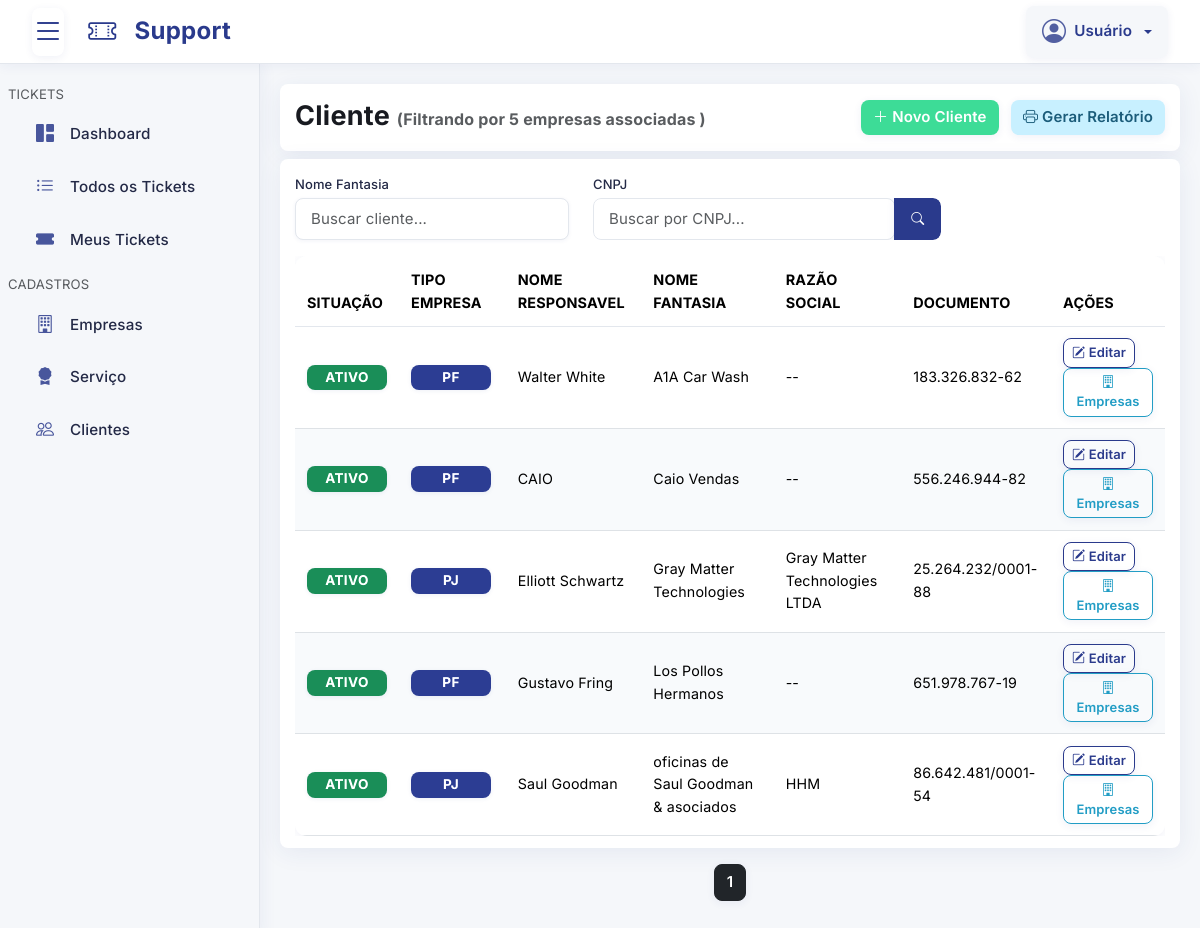
The page /pages/cliente/index.php on the database as committed earlier.
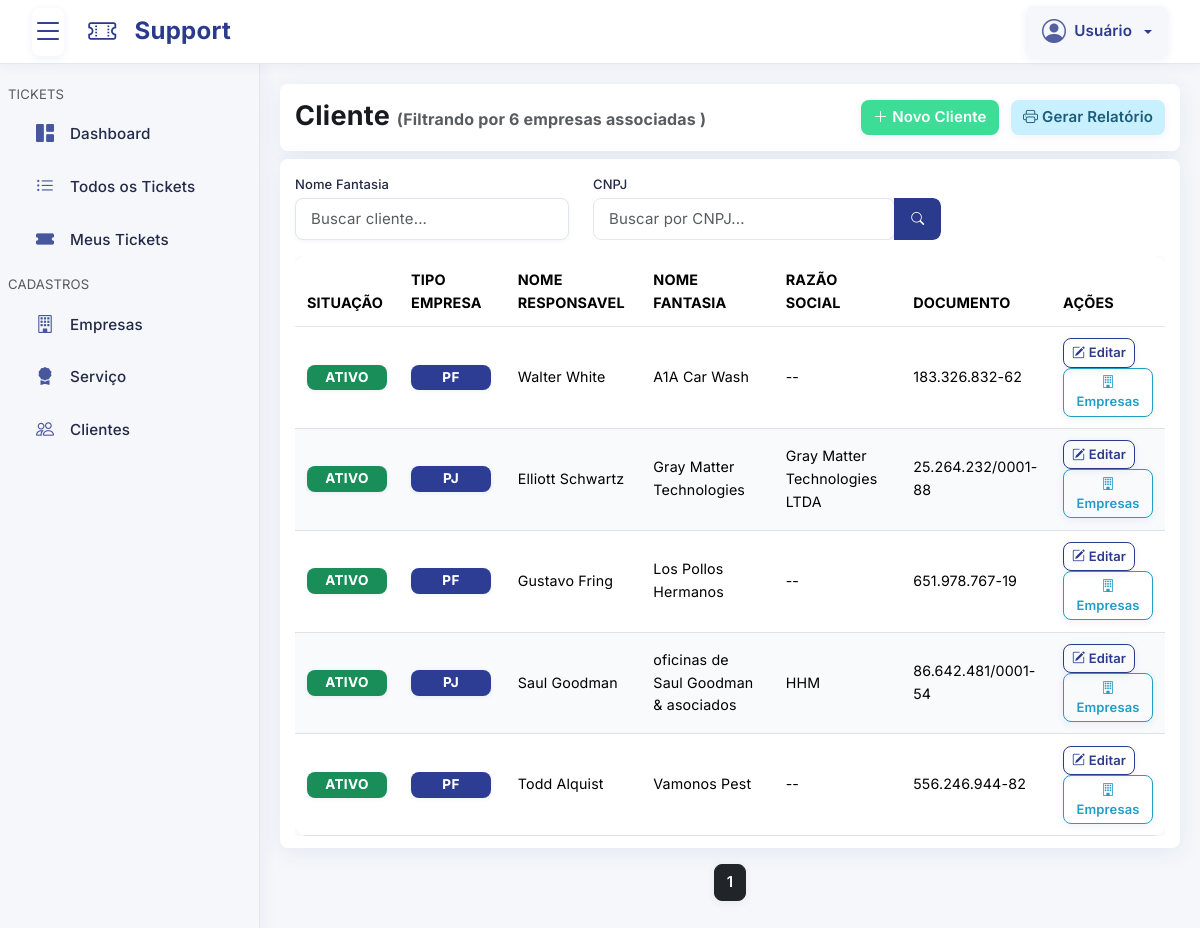
The same page on the database as committed later.
### tables this page shows
CREATE TABLE `cliente` (
  `id` int NOT NULL,
  `usuario_id` int NOT NULL,
  `tipo` varchar(255) NOT NULL DEFAULT 'CNPJ' COMMENT 'CNPJ ou CPF',
  `documento` varchar(255) NOT NULL COMMENT 'xx.xxx.xxx/xxxx-xx ou xxx.xxx.xxx-xx',
  `razao_social` varchar(255) DEFAULT NULL,
  `nome_fantasia` varchar(255) NOT NULL,
  `telefone` varchar(20) NOT NULL COMMENT 'Formato: (XX) X XXXX-XXXX',
  `email` varchar(255) DEFAULT NULL,
  `responsavel_nome` varchar(255) NOT NULL,
  `responsavel_email` varchar(255) DEFAULT NULL,
  `responsavel_telefone` varchar(20) NOT NULL COMMENT 'Formato: (XX) X XXXX-XXXX',
  `responsavel_documento` varchar(18) NOT NULL COMMENT 'CPF: XXX.XXX.XXX-XX ou RG',
  `cep` varchar(10) DEFAULT NULL COMMENT 'Formato: XXXXX-XXX',
  `cidade` varchar(255) DEFAULT NULL,
  `estado` varchar(255) DEFAULT NULL,
  `pais` varchar(255) DEFAULT NULL,
  `endereco` varchar(255) DEFAULT NULL,
  `numero` varchar(50) DEFAULT NULL,
  `bairro` varchar(255) DEFAULT NULL,
  `situacao` tinyint(1) NOT NULL DEFAULT '1' COMMENT '0 = INATIVO ou 1 = ATIVO',
  `cadastrado` timestamp NULL DEFAULT CURRENT_TIMESTAMP,
  `alterado` timestamp NULL DEFAULT CURRENT_TIMESTAMP ON UPDATE CURRENT_TIMESTAMP
);

### config/Database.php (called while the page is built, shortened)
<?php
class Database
{
    private $host = "tcc-db-phpmyadmin.a5b4kx.easypanel.host";
    private $dbName = "support-ticket-manager";
    private $username = "alvino";
    private $password = "WQDThX9tbD";
    private $charset = "utf8mb4";
    private $pdo;
    private function connect()
    {
        $dsn = "mysql:host={$this->host};port=3306;dbname={$this->dbName};charset={$this->charset}";
        try {
            $this->pdo = new PDO(
                $dsn,
                $this->username,
                $this->password,
                array(PDO::MYSQL_ATTR_INIT_COMMAND => "SET NAMES utf8")
            );
            $this->pdo->setAttribute(PDO::ATTR_ERRMODE, PDO::ERRMODE_EXCEPTION);
            $this->pdo->setAttribute(PDO::ATTR_DEFAULT_FETCH_MODE, PDO::FETCH_ASSOC);
        } catch (PDOException $e) {
            $this->error = $e->getMessage();
            die("Erro ao conectar ao banco de dados: {$this->error}");
        }
    }
    public function getConnection()
    {
        try {
            return $this->pdo;
        } catch (PDOException $e) {
            $this->error = $e->getMessage();
            die("Erro ao conectar ao banco de dados: {$this->error}");
        }
    }
}

### config/Empresa.php (called while the page is built, shortened)
<?php
class Empresa
{
    private $db;
    public function __construct($db)
    {
        $this->db = $db;
    }
    public function listarEmpresas()
    {
        try {
            $usuario_grupo = isset($_SESSION["usuario_grupo"]) ? $_SESSION["usuario_grupo"] : null;
            $usuario_id = isset($_SESSION["usuario_id"]) ? $_SESSION["usuario_id"] : null;
            $query = "SELECT DISTINCT `empresa`.*";
            $query .= " FROM `empresa`";
            $where = array();
            $where[] = "`empresa`.`situacao` = 1";
            $query .= " WHERE " . implode(" AND ", $where);
            $query .= " ORDER BY `empresa`.`nome` ASC";
            $stmt = $this->db->prepare($query);
            $stmt->execute();
            $stmt->setFetchMode(PDO::FETCH_OBJ);
            return $stmt->fetchAll();
        } catch (\Throwable $th) {
            return [];
        }
    }
}

### config/Cliente.php (called while the page is built, shortened)
<?php
class Cliente
{
    private $db;
    public function __construct($db)
    {
        $this->db = $db;
    }
    public function index($parametros = array())
    {
        try {
            $cliente_id = isset($parametros["cliente_id"]) ? $parametros["cliente_id"] : NULL;
            $nome_fantasia = isset($parametros["nome_fantasia"]) ? $parametros["nome_fantasia"] : NULL;
            $documento = isset($parametros["documento"]) ? $parametros["documento"] : NULL;
            $pagina = isset($parametros["pagina"]) ? $parametros["pagina"] : 1;
            $limite = isset($parametros["limite"]) ? $parametros["limite"] : 10;
            $where = array();
            $usuario_grupo = isset($_SESSION["usuario_grupo"]) ? $_SESSION["usuario_grupo"] : null;
            $usuario_id = isset($_SESSION["usuario_id"]) ? $_SESSION["usuario_id"] : null;
            $query = "SELECT DISTINCT `cliente`.*";
            $queryCount = "SELECT COUNT(DISTINCT `cliente`.`id`)";
            $query .= " FROM `cliente`";
            $queryCount .= " FROM `cliente`";
            $query .= " ORDER BY `cliente`.`nome_fantasia` ASC";
            if ($limite !== null && $limite > 0) {
                $query .= " LIMIT :limite OFFSET :offset";
            }
            $stmt = $this->db->prepare($query);
            $stmtCount = $this->db->prepare($queryCount);
            if ($limite !== null && $limite > 0) {
                $offset = ($pagina - 1) * $limite;
                $stmt->bindParam(":limite", $limite, PDO::PARAM_INT);
                $stmt->bindParam(":offset", $offset, PDO::PARAM_INT);
            }
            $stmt->execute();
            $stmtCount->execute();
            $resultados = $stmt->fetchAll(PDO::FETCH_OBJ);
            $total = $stmtCount->fetchColumn();
            $paginação = array(
                "pagina" => $pagina,
                "limite" => $limite,
                "total" => $total,
                "total_paginas" => ceil($total / $limite)
            );
            return array(
                "resultados" => $resultados,
                "paginacao" => $paginação
            );
        } catch (\Throwable $th) {
            return array(
                "erro" => $th->getMessage() . " -> " . $th->getLine(),
                "resultados" => [],
                "paginacao" => array(
                    "pagina" => 1,
                    "limite" => 100,
                    "total" => 0,
                    "total_paginas" => 1
                )
            );
        }
    }
    public function getInfoFiltro()
    {
        try {
            $usuario_grupo = isset($_SESSION["usuario_grupo"]) ? $_SESSION["usuario_grupo"] : null;
            $usuario_id = isset($_SESSION["usuario_id"]) ? $_SESSION["usuario_id"] : null;
            $info = [
                'usuario_id' => $usuario_id,
                'usuario_grupo' => $usuario_grupo,
                'is_admin' => ($usuario_grupo == 1),
                'aplica_filtro' => ($usuario_grupo != 1 && $usuario_id),
            ];
            return $info;
        } catch (\Throwable $th) {
            return ['erro' => $th->getMessage()];
        }
    }
}

### pages/cliente/index.php (the view, shortened to what the changed rows need)
<?php include("../template/topo.php"); ?>
<?php
$cliente_id = isset($_GET["cliente_id"]) ? $_GET["cliente_id"] : NULL;
$empresa_id = isset($_GET["empresa_id"]) ? $_GET["empresa_id"] : NULL;
$documento = isset($_GET["documento"]) ? $_GET["documento"] : NULL;
$nome_fantasia = isset($_GET["nome_fantasia"]) ? $_GET["nome_fantasia"] : NULL;
$pagina = isset($_GET["pagina"]) ? $_GET["pagina"] : 1;
$relatorio = isset($_GET['relatorio']) ? $_GET['relatorio'] : 0;
$limiteConsulta = ($relatorio == 1) ? null : 15;
$indexRegistros = $classCliente->index([
    "cliente_id" => $cliente_id,
    "empresa_id" => $empresa_id,
    "documento" => $documento,
    "nome_fantasia" => $nome_fantasia,
    "pagina" => $pagina,
    "limite" => $limiteConsulta
]);
$registros = $indexRegistros["resultados"];
$paginacao = $indexRegistros["paginacao"];
$totalEmpresasUsuario = 0;
$infoFiltroCliente = null;
if ($_SESSION["usuario_grupo"] != 1) {
    $empresasUsuario = $classEmpresa->listarEmpresas();
    $totalEmpresasUsuario = count($empresasUsuario);
    $infoFiltroCliente = $classCliente->getInfoFiltro();
}
?>
<header class="sessao">
    <div class="row">
        <div class="col-xl-6 col-lg-6 col-md-6 col-sm-12 col-12 my-1">
            <h1 class="titulo">Cliente
                <?php if ($_SESSION["usuario_grupo"] != 1 && $totalEmpresasUsuario > 0): ?>
                    <small class="text-muted fs-6">
                        (Filtrando por <?php echo $totalEmpresasUsuario; ?> empresa<?php echo $totalEmpresasUsuario > 1 ? 's' : ''; ?> associada<?php echo $totalEmpresasUsuario > 1 ? 's' : ''; ?>
                        <?php if ($infoFiltroCliente && isset($infoFiltroCliente['total_clientes_sem_empresa']) && $infoFiltroCliente['total_clientes_sem_empresa'] > 0): ?>
                            + <?php echo $infoFiltroCliente['total_clientes_sem_empresa']; ?> sem empresa)
                        <?php else: ?>
                            )
                        <?php endif; ?>
                    </small>
                <?php endif; ?>
            </h1>
        </div>
    </div>
</header>
<div class="sessao">
    <?php if (count($registros) == 0): ?>
        <div class="alert alerta-sem-cadastrar text-center py-4" role="alert">
            <div class="mb-3">
                <i class="bi bi-people fs-1"></i>
            </div>
            <h5 class="fw-bold">Nenhum cliente encontrado</h5>
            <p class="mb-0">Confira se os dados estão corretos ou cadastre um novo cliente.</p>
        </div>
    <?php else: ?>
        <div class="table-responsive">
            <table class="table table-hover">
                <thead>
                    <tr>
                        <th class="nao-mostrar-impressao">Situação</th>
                        <th>Tipo Empresa</th>
                        <th>Nome Responsavel</th>
                        <th>Nome Fantasia</th>
                        <th>Razão Social</th>
                        <th>Documento</th>
                        <th class="nao-mostrar-impressao">Ações</th>
                    </tr>
                </thead>
                <tbody>
                    <?php foreach ($registros as $registro): ?>
                        <?php if (is_object($registro)): ?>
                            <tr class="<?php echo isset($focu_cliente_id) && $registro->id == $focu_cliente_id ? 'table-active' : ''; ?>">
                                <td class="nao-mostrar-impressao">
                                    <?php if (isset($registro->situacao) && $registro->situacao == 1): ?>
                                        <span class="badge text-bg-success">Ativo</span>
                                    <?php else: ?>
                                        <span class="badge text-bg-danger">Inativo</span>
                                    <?php endif; ?>
                                </td>
                                <td>
                                    <?php if (isset($registro->tipo) && $registro->tipo === "CNPJ"): ?>
                                        <span class="badge status-situacao">PJ</span>
                                    <?php else: ?>
                                        <span class="badge status-situacao">PF</span>
                                    <?php endif ?>
                                </td>
                                <td><?php echo isset($registro->responsavel_nome) ? $registro->responsavel_nome : "--"; ?></td>
                                <td><?php echo isset($registro->nome_fantasia) ? $registro->nome_fantasia : "--"; ?></td>
                                <td><?php echo isset($registro->razao_social) ? $registro->razao_social : "--"; ?></td>
                                <td><?php echo isset($registro->documento) && $registro->documento ? $registro->documento : (isset($registro->responsavel_documento) ? $registro->responsavel_documento : "--"); ?></td>
                                <td class="nao-mostrar-impressao">
                                    <a href="edicao.php?id=<?php echo $registro->id; ?>" class="btn btn-sm btn-editar">
                                        <i class="bi-pencil-square"></i> Editar
                                    </a>
                                    <a href="empresa.php?id=<?php echo $registro->id; ?>" class="btn btn-sm btn-empresa">
                                        <i class="bi-building"></i> Empresas
                                    </a>
                                </td>
                            </tr>
                        <?php endif; ?>
                    <?php endforeach; ?>
                </tbody>
            </table>
        </div>
    <?php endif; ?>
</div>
<?php
$limiteNavegacao = 2;
$inicio = ((($pagina - $limiteNavegacao) > 1) ? $pagina - $limiteNavegacao : 1);
$fim = ((($pagina + $limiteNavegacao) < $paginacao['total_paginas']) ? $pagina + $limiteNavegacao : $paginacao['total_paginas']);
?>
<?php if ($limiteConsulta !== null): ?>
    <nav aria-label="Page navigation">
        <ul class="pagination justify-content-center mt-3">
            <?php for ($i = $inicio; $i <= $fim; $i++) : ?>
                <?php if ($i == $paginacao['pagina']): ?>
                    <li class="page-item active">
                        <a class="ms-1 me-1 btn btn-dark">
                            <?php echo $i; ?>
                        </a>
                    </li>
                <?php endif; ?>
            <?php endfor; ?>
        </ul>
    </nav>
<?php endif; ?>
<?php include("../template/rodape.php"); ?>

Rows that differ between the two databases and show on the page:
changed cliente: responsavel_nome "CAIO" → "Todd Alquist"; nome_fantasia "Caio Vendas" → "Vamonos Pest"; moves down the list
Other text that changed with them:
$totalEmpresasUsuario: "5" → "6"
